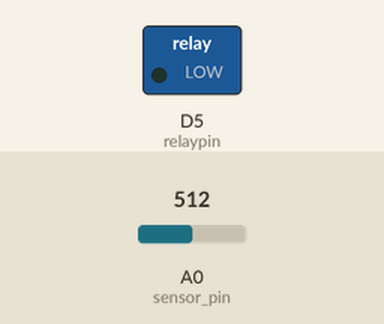
This sketch was run on a simulated ESP8266 (NodeMCU). Parts: switched loads named in the sketch (green lamp = pin HIGH). Inputs (shaded band) come from the test bench; at power-on: A0 (sensor_pin) = 512.

Above: at 1.9 s.
2.0 s: A0 (sensor_pin) set to 490
At 2.6 s:
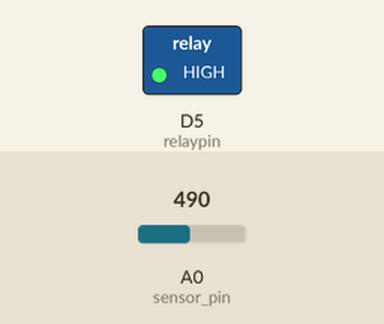
3.7 s: A0 (sensor_pin) set to 716
At 5.5 s:
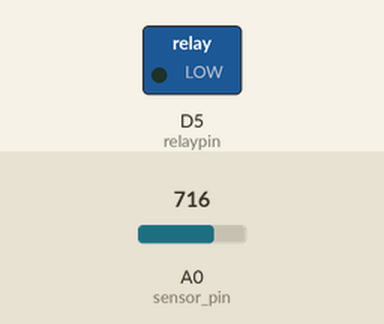
5.9 s: A0 (sensor_pin) set to 306
At 7.2 s:
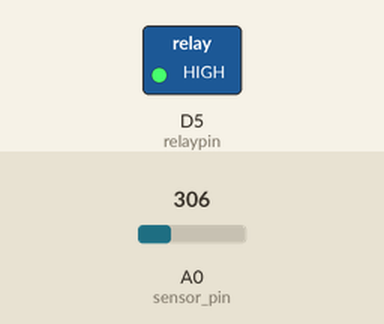
Timing chart, 0 to 8.9 s (numbered marks = the images above; inputs shaded):
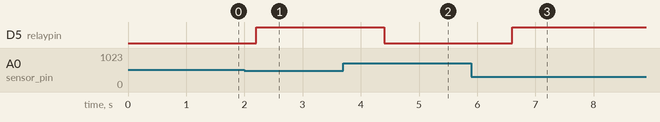

Measured:
- the behaviour switches between 501 and 500 on A0 (sensor_pin) (found by bisection; images 0 and 1)
- after the input at 2.0 s, D5 (relaypin): LOW → HIGH after 0.20 s
- after the input at 3.7 s, D5 (relaypin): HIGH → LOW after 0.70 s
- after the input at 5.9 s, D5 (relaypin): LOW → HIGH after 0.70 s

The sketch:

soilmoisture.ino
```cpp
const int sensor_pin = A0;  /* Connect Soil moisture analog sensor pin to A0 of NodeMCU */
int relaypin = D5;
int S, s;
void setup()
{
  Serial.begin(9600); /* Define baud rate for serial communication */
  pinMode(relaypin, OUTPUT);
}

void loop()
{
  s = analogRead(sensor_pin);
  S = 1023 - s;
  S = S * 0.0977;

  //Serial.print("Soil Moisture = ");
  //Serial.print(S);
  //Serial.println("%");

  if (S < 50)
  {
    digitalWrite(relaypin, LOW);
    //Serial.println("Motor is ON");
    delay(100);
  }
  if (S > 50)
  {
    digitalWrite(relaypin, HIGH);
    //Serial.println("Motor is OFF");
    delay(100);
  }

  delay(1000);
}
```
